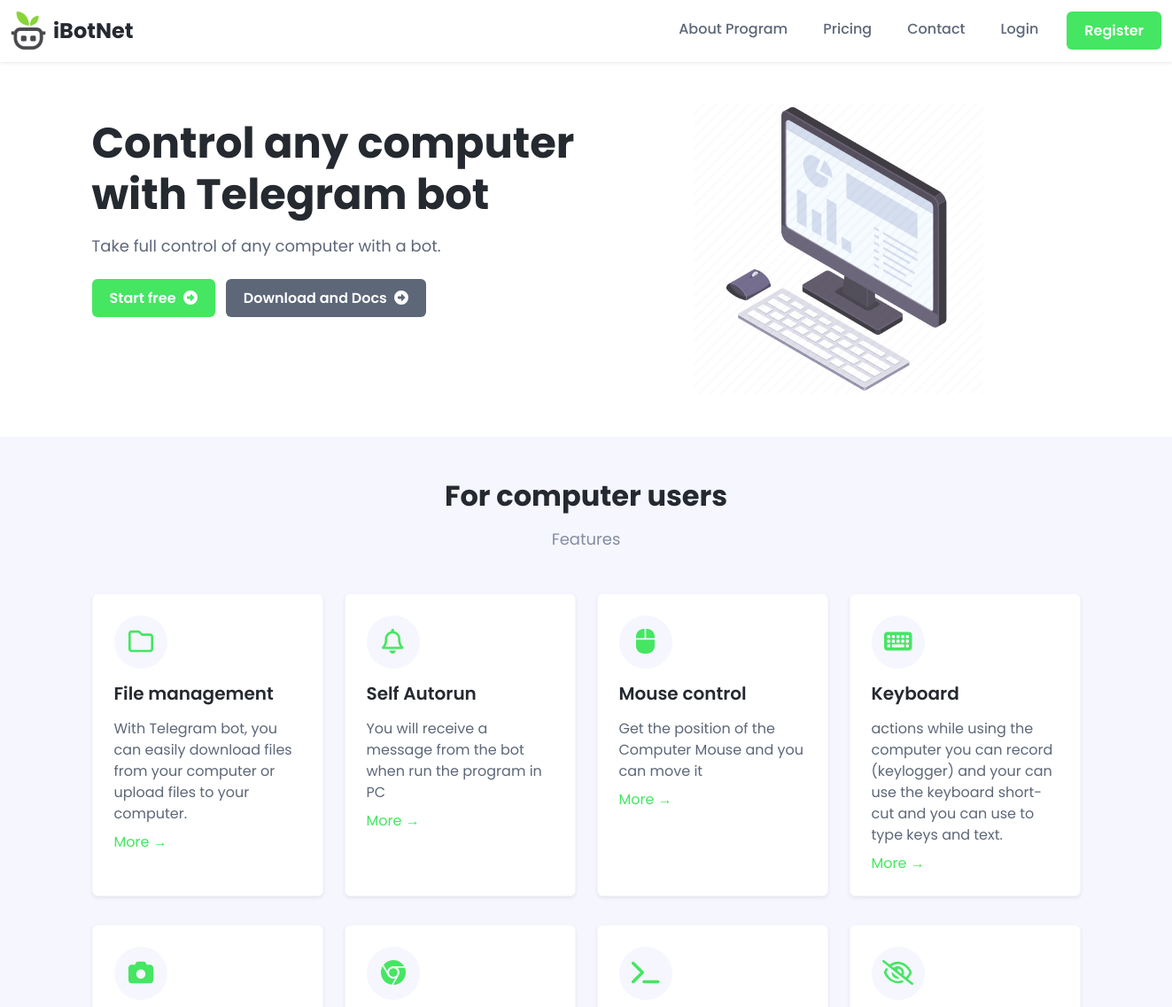
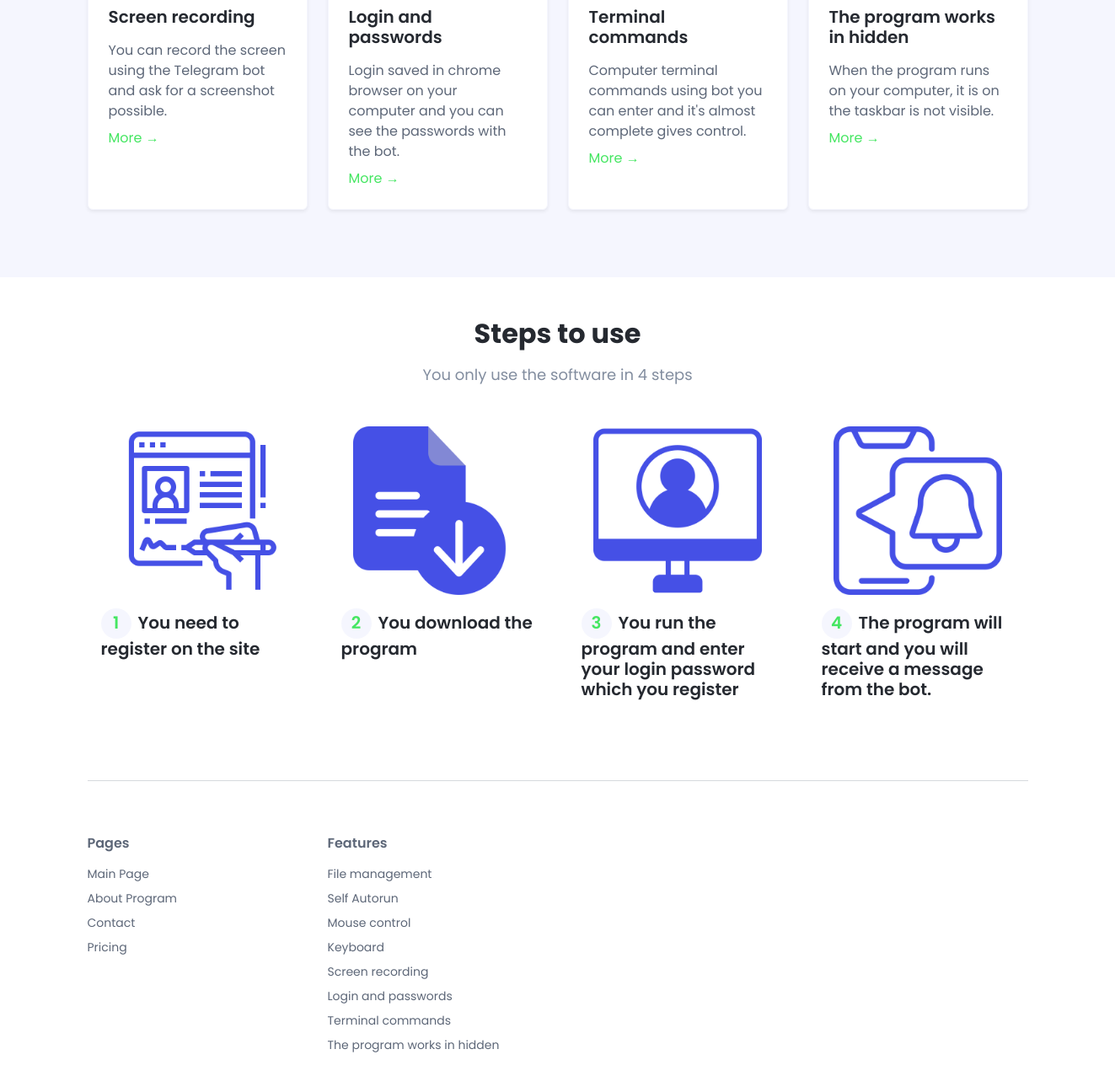
The page / on the database its author committed (2 pictures, top to bottom).
### ApiApp/models.py (models this page shows, shortened)
class Info(models.Model):
    logo = models.FileField(upload_to='files')
    name = models.CharField(max_length=255)
    slide_title = models.CharField(max_length=255)
    slide_text = models.CharField(max_length=255)
    slide_image = models.FileField(upload_to='files')
    abilitys = models.ManyToManyField(Ability)
    start_step = models.ManyToManyField(StartStep)

class Ability(models.Model):
    icon_name = models.CharField(max_length=255)
    title = models.CharField(max_length=255)
    text = models.TextField()
    video_example = models.CharField(max_length=255)

class StartStep(models.Model):
    number = models.CharField(max_length=5)
    title = models.CharField(max_length=255)
    image = models.FileField(upload_to='files')

### ApiApp/views.py (the view)
def Home_Page(request):
    DATA = {
        "info":Info.objects.last(),
        "count_step":len(Info.objects.last().start_step.all()),
    }
    return render(request,'index.html',DATA)

### templates/index.html (shortened to what this page needs)
{% extends 'base.html' %}
{% load static %}
{% block content %}
<section class="hero-section py-3 py-md-5">
	<div class="container">
		<div class="row">
			<div class="col-12 col-lg-6 pt-3 mb-5 mb-lg-0">
				<h1 class="site-headline font-weight-bold mb-3">{{info.slide_title}}</h1>
				<div class="site-tagline mb-4">{{info.slide_text}}</div>
				<div class="cta-btns mb-lg-3">
					<a class="btn btn-primary me-2 mb-3" href="{% url 'login' %}">Start free<i
							class="fas fa-arrow-alt-circle-right ms-2"></i></a>
					<a class="btn btn-secondary mb-3" href="{% url 'about' %}">Download and Docs<i
							class="fas fa-arrow-alt-circle-right ms-2"></i></a>
				</div>
			</div>
			<div class="col-12 col-lg-6 text-center">
				<img class="hero-figure mx-auto" style="max-width: 60%;" src="{{info.slide_image.url}}" alt="">
			</div>
		</div>
	</div>
</section>
<section class="benefits-section theme-bg-light py-5">
	<div class="container">
		<h3 class="mb-3 text-center font-weight-bold section-title">For computer users</h3>
		<div class="mb-5 text-center section-intro">Features</div>
		<div class="row">
			{% for i in info.abilitys.all %}
			<div class="item col-12 col-md-6 col-lg-3">
				<div class="item-inner rounded">
					<div class="icon-holder text-center mx-auto mb-3">
						<i class="{{i.icon_name}}"></i>
					</div>
					<h5 class="mb-3">{{i.title}}</h5>
					<div>{{i.text}}</div>
					<div class="mt-2"><a class="text-link" href="{{i.video_example}}">More &rarr;</a></div>
				</div>
			</div>
			{% endfor %}
		</div>
	</div>
</section>
<section class="how-section py-5">
	<div class="container">
		<h3 class="mb-3 text-center font-weight-bold section-title">Steps to use</h3>
		<div class="mb-5 text-center section-intro">You only use the software in {{count_step}} steps</div>
		<div class="row">
			{% for i in info.start_step.all %}
			<div class="item col-12 col-md-6 col-lg-3">
				<div class="icon-holder">
					<div class="arrow-holder d-none d-lg-inline-block"></div>
				</div>
				<div class="desc p-3">
					<h5><span class="step-count me-2">{{i.number}}</span>{{i.title}}</h5>
				</div>
			</div>
			{% endfor %}
		</div>
	</div>
</section>
<div class="container">
	<hr>
</div>
{% endblock content %}

### templates/base.html (shortened to what this page needs)
{% load static %}
<!DOCTYPE html>
<html lang="en">
    <head>
        <link rel="stylesheet" href="{% static 'assets/plugins/tiny-slider/tiny-slider.css' %}">
        <link rel="stylesheet"
            href="{% static '//cdnjs.cloudflare.com/ajax/libs/highlight.js/9.15.2/styles/atom-one-dark.min.css' %}">
        <link id="theme-style" rel="stylesheet" href="{% static 'assets/css/theme.css' %}">
    </head>
    <body>
        <header class="header fixed-top">
            <div class="branding">
                <div class="container-fluid position-relative">
                    <nav class="navbar navbar-expand-lg">
                        <div class="site-logo"><a class="navbar-brand" href="{% url 'home' %}"><img
                                    class="logo-icon me-2" width="40px" src="{{info.logo.url}}" alt="logo"><span
                                    class="logo-text">{{info.name}}</span></a></div>
                        <div class="collapse navbar-collapse py-3 py-lg-0" id="navigation">
                            <ul class="navbar-nav ms-lg-auto">
                                <li class="nav-item me-lg-4">
                                    <a class="nav-link" href="{% url 'about' %}">About Program</a>
                                </li>
                                <li class="nav-item me-lg-4">
                                    <a class="nav-link" href="{% url 'pricing' %}">Pricing</a>
                                </li>
                                <li class="nav-item me-lg-4">
                                    <a class="nav-link" href="{% url 'contact' %}">Contact</a>
                                </li>
                                {% if user.is_authenticated %}
                                <li class="nav-item me-lg-4">
                                    <a class="nav-link" href="{% url 'logout' %}">logout</a>
                                </li>
                                <li class="nav-item me-lg-0 mt-3 mt-lg-0">
                                    <a class="btn btn-primary text-white" href="{% url 'profile' %}">Profile</a>
                                </li>
                                {% else %}
                                <li class="nav-item me-lg-4">
                                    <a class="nav-link" href="{% url 'login' %}">Login</a>
                                </li>
                                <li class="nav-item me-lg-0 mt-3 mt-lg-0">
                                    <a class="btn btn-primary text-white" href="{% url 'reg' %}">Register</a>
                                </li>
                                {% endif %}
                            </ul>
                        </div>
                    </nav>
                </div>
            </div>
        </header>
        {% block content %}
        {% endblock content %}
        <footer class="footer">
            <div class="container py-5 mb-3">
                <div class="row">
                    <div class="footer-col col-6 col-lg-3">
                        <h4 class="col-heading">Pages</h4>
                        <ul class="list-unstyled">
                            <li><a class="text-link" href="{% url 'home' %}">Main Page</a></li>
                            <li><a class="text-link" href="{% url 'about' %}">About Program</a></li>
                            <li><a class="text-link" href="{% url 'contact' %}">Contact</a></li>
                            <li><a class="text-link" href="{% url 'pricing' %}">Pricing</a></li>
                        </ul>
                    </div>
                    <div class="footer-col col-6 col-lg-3">
                        <h4 class="col-heading">Features</h4>
                        <ul class="list-unstyled">
                            {% for i in info.abilitys.all %}
                            <li><a class="text-link" href="#">{{i.title}}</a></li>
                            {% endfor %}
                        </ul>
                    </div>
                </div>
            </div>
        </footer>
    </body>
</html>

### rows shown on the page
Info: logo (picture), name "iBotNet", slide_title "Control any computer with Telegram bot", slide_text "Take full control of any computer with a bot.", slide_image (picture)
Ability: title "File management", text "With Telegram bot, you can easily download files from your computer or upload files to your computer."
Ability: title "Self Autorun", text "You will receive a message from the bot when run the program in PC"
Ability: title "Mouse control", text "Get the position of the Computer Mouse and you can move it"
Ability: title "Keyboard", text "actions while using the computer you can record (keylogger) and your can use the keyboard short-cut and you can use to type keys and text."
Ability: title "Screen recording", text "You can record the screen using the Telegram bot and ask for a screenshot possible."
Ability: title "Login and passwords", text "Login saved in chrome browser on your computer and you can see the passwords with the bot."
Ability: title "Terminal commands", text "Computer terminal commands using bot you can enter and it's almost complete gives control."
Ability: title "The program works in hidden", text "When the program runs on your computer, it is on the taskbar is not visible."
StartStep: number "1", title "You need to register on the site"
StartStep: number "2", title "You download the program"
StartStep: number "3", title "You run the program and enter your login password which you register"
StartStep: number "4", title "The program will start and you will receive a message from the bot."

### other values the page prints
{{ count_step }} "4"
